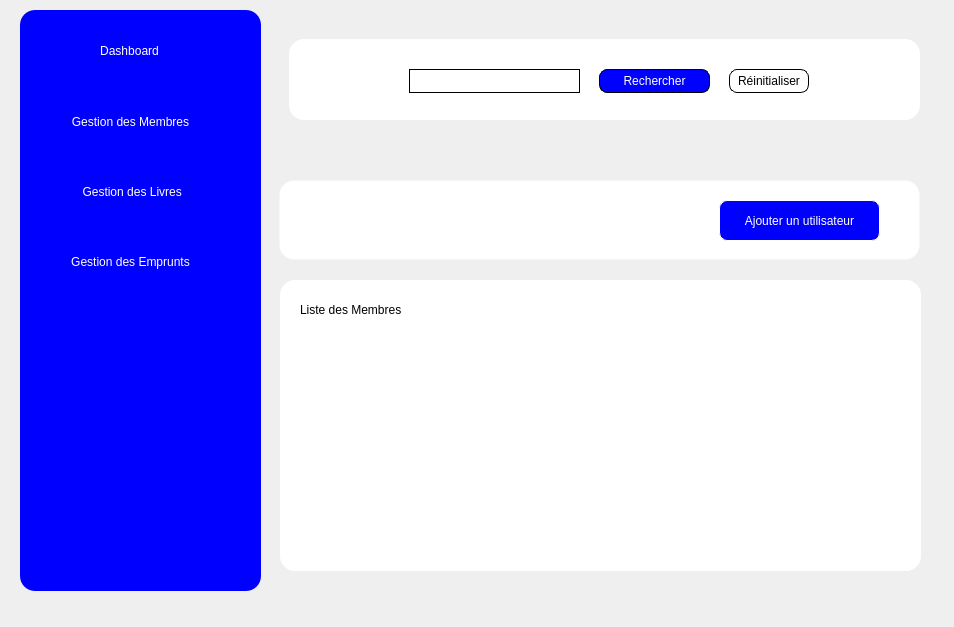
<?xml version="1.0" encoding="UTF-8"?>
<ui version="4.0">
 <class>Userwindow</class>
 <widget class="QWidget" name="Userwindow">
  <property name="geometry">
   <rect>
    <x>0</x>
    <y>0</y>
    <width>954</width>
    <height>627</height>
   </rect>
  </property>
  <property name="windowTitle">
   <string>Form</string>
  </property>
  <widget class="QWidget" name="widget_2" native="true">
   <property name="geometry">
    <rect>
     <x>270</x>
     <y>20</y>
     <width>681</width>
     <height>561</height>
    </rect>
   </property>
   <property name="styleSheet">
    <string notr="true"/>
   </property>
   <widget class="QWidget" name="widget_3" native="true">
    <property name="geometry">
     <rect>
      <x>19</x>
      <y>19</y>
      <width>631</width>
      <height>81</height>
     </rect>
    </property>
    <property name="styleSheet">
     <string notr="true">background-color: rgb(255, 255, 255);
border-radius:15px;</string>
    </property>
    <widget class="QLineEdit" name="lineEdit">
     <property name="geometry">
      <rect>
       <x>120</x>
       <y>30</y>
       <width>171</width>
       <height>24</height>
      </rect>
     </property>
     <property name="styleSheet">
      <string notr="true">border:1px solid;
border-color: rgb(0, 0, 0);</string>
     </property>
    </widget>
    <widget class="QPushButton" name="pushButton">
     <property name="geometry">
      <rect>
       <x>310</x>
       <y>30</y>
       <width>111</width>
       <height>24</height>
      </rect>
     </property>
     <property name="styleSheet">
      <string notr="true">color: rgb(255, 255, 255);
background-color: rgb(0, 0, 255);
border:1px solid;
border-radius:8px;</string>
     </property>
     <property name="text">
      <string>Rechercher</string>
     </property>
    </widget>
    <widget class="QPushButton" name="pushButton_7">
     <property name="geometry">
      <rect>
       <x>440</x>
       <y>30</y>
       <width>80</width>
       <height>24</height>
      </rect>
     </property>
     <property name="styleSheet">
      <string notr="true">color: rgb(0, 0, 0);
border:1px solid;
border-radius:8px;</string>
     </property>
     <property name="text">
      <string>Réinitialiser</string>
     </property>
    </widget>
   </widget>
   <widget class="QWidget" name="widget_4" native="true">
    <property name="geometry">
     <rect>
      <x>10</x>
      <y>260</y>
      <width>641</width>
      <height>291</height>
     </rect>
    </property>
    <property name="styleSheet">
     <string notr="true"> border-radius: 15px;
 background-color: rgb(255, 255, 255);
     
 </string>
    </property>
    <widget class="QWidget" name="widget_5" native="true">
     <property name="geometry">
      <rect>
       <x>19</x>
       <y>49</y>
       <width>611</width>
       <height>321</height>
      </rect>
     </property>
     <widget class="QTableWidget" name="tableWidget">
      <property name="geometry">
       <rect>
        <x>40</x>
        <y>20</y>
        <width>571</width>
        <height>281</height>
       </rect>
      </property>
      <property name="styleSheet">
       <string notr="true"/>
      </property>
     </widget>
    </widget>
    <widget class="QLabel" name="label">
     <property name="geometry">
      <rect>
       <x>20</x>
       <y>20</y>
       <width>121</width>
       <height>20</height>
      </rect>
     </property>
     <property name="styleSheet">
      <string notr="true">color: rgb(0, 0, 0);</string>
     </property>
     <property name="text">
      <string>Liste des Membres</string>
     </property>
    </widget>
   </widget>
   <widget class="QWidget" name="widget_6" native="true">
    <property name="geometry">
     <rect>
      <x>9</x>
      <y>160</y>
      <width>641</width>
      <height>80</height>
     </rect>
    </property>
    <property name="styleSheet">
     <string notr="true">border:1px solid;
background-color: rgb(255, 255, 255);
border-radius:15px;
border-color:none;
</string>
    </property>
    <widget class="QPushButton" name="pushButton_9">
     <property name="geometry">
      <rect>
       <x>440</x>
       <y>20</y>
       <width>161</width>
       <height>41</height>
      </rect>
     </property>
     <property name="styleSheet">
      <string notr="true">border:1px solid black;
border-radius:8px;
background-color: rgb(0, 0, 255);
border-color: rgb(255, 255, 255);
color: rgb(255, 255, 255);</string>
     </property>
     <property name="text">
      <string>Ajouter un utilisateur</string>
     </property>
     <property name="icon">
      <iconset theme="QIcon::ThemeIcon::ListAdd"/>
     </property>
    </widget>
   </widget>
  </widget>
  <widget class="QWidget" name="con_only_widget" native="true">
   <property name="geometry">
    <rect>
     <x>20</x>
     <y>10</y>
     <width>241</width>
     <height>581</height>
    </rect>
   </property>
   <property name="styleSheet">
    <string notr="true">
background-color: rgb(0, 0, 255);
color: rgb(255, 255, 255);
border:1px ,solid ;
border-color: rgb(0, 0, 255);
border-radius:15px;
</string>
   </property>
   <widget class="QPushButton" name="pushButton_2">
    <property name="geometry">
     <rect>
      <x>10</x>
      <y>100</y>
      <width>201</width>
      <height>24</height>
     </rect>
    </property>
    <property name="text">
     <string>Gestion des Membres</string>
    </property>
   </widget>
   <widget class="QPushButton" name="pushButton_3">
    <property name="geometry">
     <rect>
      <x>10</x>
      <y>170</y>
      <width>201</width>
      <height>24</height>
     </rect>
    </property>
    <property name="text">
     <string> Gestion des Livres</string>
    </property>
   </widget>
   <widget class="QPushButton" name="pushButton_4">
    <property name="geometry">
     <rect>
      <x>10</x>
      <y>240</y>
      <width>201</width>
      <height>24</height>
     </rect>
    </property>
    <property name="text">
     <string>Gestion des Emprunts</string>
    </property>
   </widget>
   <widget class="QWidget" name="widget" native="true">
    <property name="geometry">
     <rect>
      <x>19</x>
      <y>19</y>
      <width>181</width>
      <height>41</height>
     </rect>
    </property>
    <widget class="QPushButton" name="pushButton_5">
     <property name="geometry">
      <rect>
       <x>70</x>
       <y>40</y>
       <width>201</width>
       <height>24</height>
      </rect>
     </property>
     <property name="text">
      <string>Dashboard</string>
     </property>
    </widget>
    <widget class="QPushButton" name="pushButton_6">
     <property name="geometry">
      <rect>
       <x>-10</x>
       <y>10</y>
       <width>201</width>
       <height>24</height>
      </rect>
     </property>
     <property name="text">
      <string>Dashboard</string>
     </property>
    </widget>
   </widget>
  </widget>
 </widget>
 <resources/>
 <connections/>
</ui>
